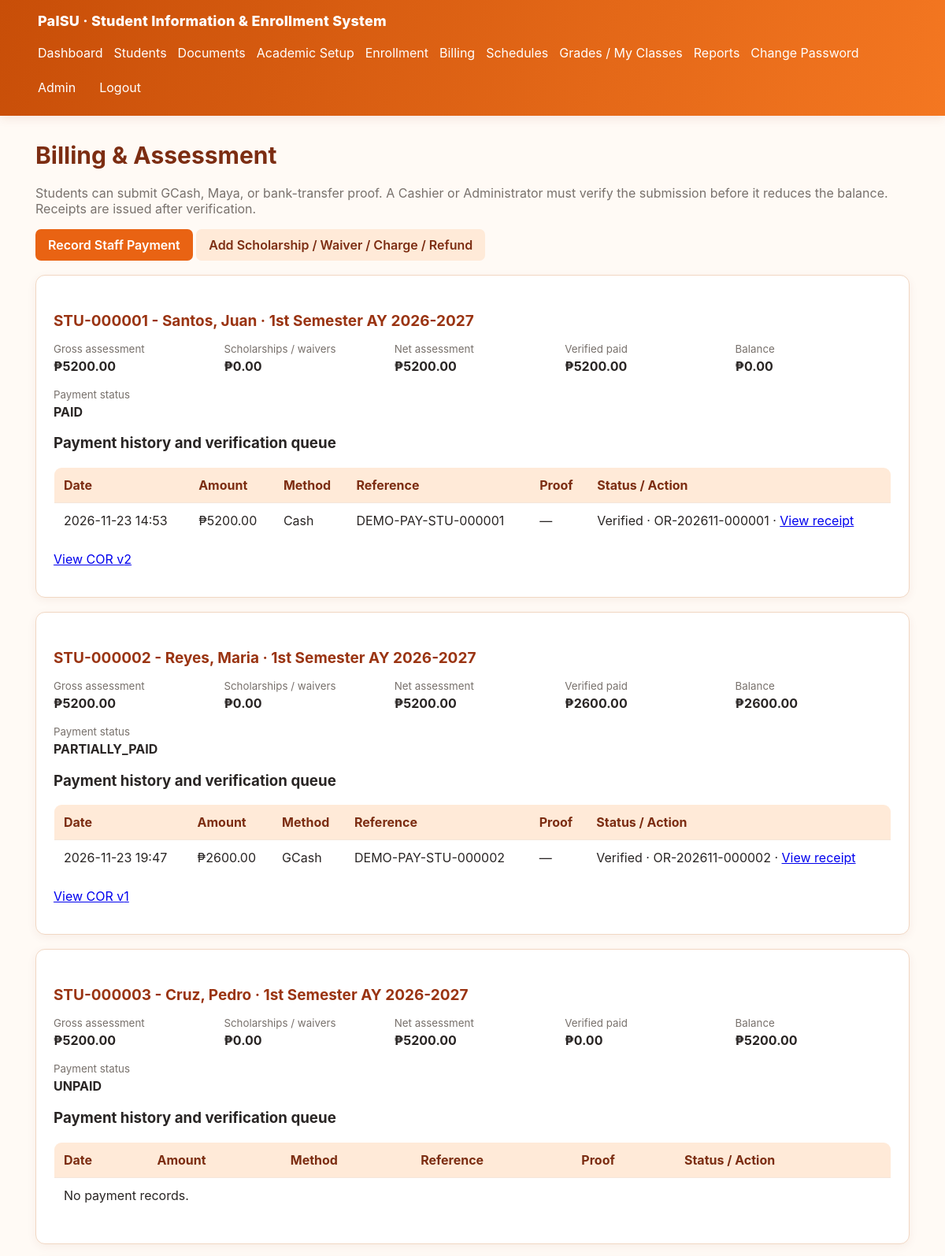
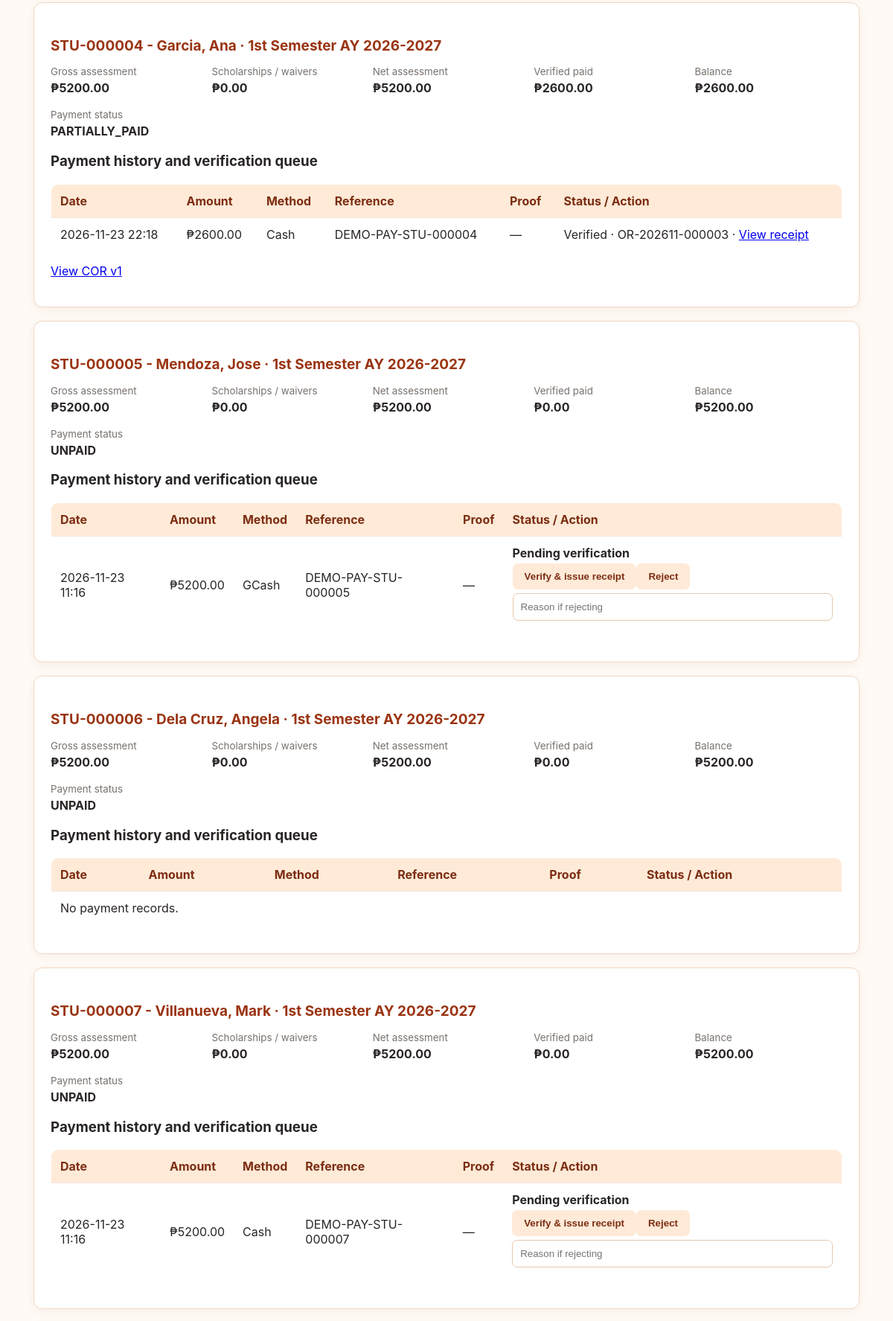
/billing/ (signed in, upper part), run on the app's committed database (2 pictures, top to bottom).
### core/models.py (models this page shows, shortened)
class Enrollment(models.Model):
    STATUS = [("PENDING","Pending"),("APPROVED","Approved"),("ENROLLED","Enrolled"),("REJECTED","Rejected")]
    TYPE = [("FRESHMAN","Freshman"),("REGULAR","Regular"),("IRREGULAR","Irregular"),("LATE","Late"),("TRANSFEREE","Transferee"),("SHIFTY","Shifty"),("RETURNING","Returning")]
    student = models.ForeignKey(Student, on_delete=models.PROTECT, related_name="enrollments")
    term = models.ForeignKey(SchoolTerm, on_delete=models.PROTECT)
    enrollment_type = models.CharField(max_length=15, choices=TYPE, default="REGULAR")
    status = models.CharField(max_length=10, choices=STATUS, default="PENDING")
    submitted_at = models.DateTimeField(auto_now_add=True)
    approved_by = models.ForeignKey(settings.AUTH_USER_MODEL, on_delete=models.SET_NULL, null=True, blank=True)
    class Meta:
        constraints = [models.UniqueConstraint(fields=["student","term"], name="one_enrollment_per_student_term")]

class Student(models.Model):
    GENDER = [("F","Female"),("M","Male"),("X","Prefer not to say")]
    user = models.OneToOneField(settings.AUTH_USER_MODEL, on_delete=models.SET_NULL, null=True, blank=True)
    student_id = models.CharField(max_length=20, unique=True, blank=True)
    first_name = models.CharField(max_length=80)
    middle_name = models.CharField(max_length=80, blank=True)
    last_name = models.CharField(max_length=80)
    birth_date = models.DateField(null=True, blank=True)
    gender = models.CharField(max_length=1, choices=GENDER, blank=True)
    email = models.EmailField(blank=True)
    phone = models.CharField(max_length=30, blank=True)
    address = models.TextField(blank=True)
    program = models.ForeignKey(Program, on_delete=models.PROTECT, related_name="students")
    year_level = models.PositiveSmallIntegerField(default=1)
    admission_category = models.CharField(max_length=20, default="REGULAR", choices=[("FRESHMAN","Freshman"),("TRANSFEREE","Transferee"),("RETURNING","Returning"),("SHIFTY","Shifty"),("REGULAR","Continuing Student")])
    enrollment_standing = models.CharField(max_length=20, default="REGULAR", choices=[("REGULAR","Regular"),("IRREGULAR","Irregular"),("PROBATIONARY","Probationary")])
    account_status = models.CharField(max_length=12, default="ACTIVE", choices=[("ACTIVE","Active"),("INACTIVE","Inactive"),("GRADUATED","Graduated")])
    must_change_password = models.BooleanField(default=False)
    created_at = models.DateTimeField(auto_now_add=True)
    def __str__(self): return f"{self.student_id} - {self.last_name}, {self.first_name}"

class SchoolTerm(models.Model):
    name = models.CharField(max_length=30)  # e.g. 1st Semester
    school_year = models.CharField(max_length=20)  # e.g. 2026-2027
    starts_on = models.DateField(null=True, blank=True)
    ends_on = models.DateField(null=True, blank=True)
    is_open = models.BooleanField(default=False)
    enrollment_opens = models.DateTimeField(null=True, blank=True)
    enrollment_closes = models.DateTimeField(null=True, blank=True)
    add_drop_opens = models.DateTimeField(null=True, blank=True)
    add_drop_closes = models.DateTimeField(null=True, blank=True)
    passing_grade = models.DecimalField(max_digits=4, decimal_places=2, default=Decimal("3.00"))
    minimum_units = models.DecimalField(max_digits=5, decimal_places=1, default=Decimal("0.0"))
    maximum_units = models.DecimalField(max_digits=5, decimal_places=1, default=Decimal("30.0"))
    class Meta:
        constraints = [models.UniqueConstraint(fields=["name","school_year"], name="unique_school_term")]
    def __str__(self): return f"{self.name} AY {self.school_year}"

class Payment(models.Model):
    VERIFICATION = [("PENDING","Pending"),("VERIFIED","Verified"),("REJECTED","Rejected")]
    METHOD = [("CASH","Cash"),("GCASH","GCash"),("MAYA","Maya"),("BANK","Bank Transfer"),("OTHER","Other")]
    enrollment = models.ForeignKey(Enrollment, on_delete=models.PROTECT, related_name="payments")
    amount = models.DecimalField(max_digits=10, decimal_places=2, validators=[MinValueValidator(Decimal("0.01"))])
    method = models.CharField(max_length=10, choices=METHOD)
    reference_no = models.CharField(max_length=100, blank=True)
    verification_status = models.CharField(max_length=10, choices=VERIFICATION, default="PENDING")
    verified_by = models.ForeignKey(settings.AUTH_USER_MODEL, on_delete=models.SET_NULL, null=True, blank=True, related_name="verified_payments")
    verified_at = models.DateTimeField(null=True, blank=True)
    recorded_by = models.ForeignKey(settings.AUTH_USER_MODEL, on_delete=models.PROTECT)
    proof_file = models.FileField(upload_to="payment_proofs/%Y/%m/", blank=True, null=True, validators=[validate_document_upload])
    receipt_number = models.CharField(max_length=40, blank=True, unique=True, null=True)
    rejection_reason = models.TextField(blank=True)
    paid_at = models.DateTimeField(auto_now_add=True)

class CORVersion(models.Model):
    enrollment = models.ForeignKey(Enrollment, on_delete=models.PROTECT, related_name="cor_versions")
    version = models.PositiveIntegerField()
    snapshot = models.JSONField(default=dict)
    reason = models.CharField(max_length=200, blank=True)
    issued_by = models.ForeignKey(settings.AUTH_USER_MODEL, on_delete=models.PROTECT)
    issued_at = models.DateTimeField(auto_now_add=True)
    class Meta:
        constraints = [models.UniqueConstraint(fields=["enrollment","version"], name="unique_cor_version")]
        ordering = ["-version"]

### core/views.py (the view)
# urls.py: path("billing/", views.billing_list, name="billing_list"),
@login_required
def billing_list(request):
    denied = guard(request, "billing")
    if denied:
        return denied
    enrollments = Enrollment.objects.select_related("student", "term")
    is_student = request.user.groups.filter(name="Student").exists()
    can_verify = request.user.is_superuser or request.user.groups.filter(name__in=["Administrator", "Cashier"]).exists()
    if is_student:
        enrollments = enrollments.filter(student__user=request.user)
    rows = []
    for e in enrollments.prefetch_related("payments", "cor_versions", "financial_adjustments"):
        totals = financial_totals(e)
        rows.append({"enrollment": e, "assessed": totals["assessment"], "gross_assessed": totals["gross_assessment"],
            "scholarships": totals["scholarships"], "refunds": totals["refunds"], "paid": totals["verified_payments"],
            "balance": totals["balance"], "payment_status": totals["payment_status"],
            "pending": e.payments.filter(verification_status="PENDING").order_by("-paid_at"),
            "verified_payments": e.payments.filter(verification_status="VERIFIED").order_by("-verified_at"),
            "rejected_payments": e.payments.filter(verification_status="REJECTED").order_by("-verified_at"),
            "adjustments": e.financial_adjustments.all(), "latest_cor": e.cor_versions.first()})
    return render(request, "core/billing_list.html", {"rows": rows, "can_verify": can_verify, "is_student": is_student})

### core/permissions.py (called while the page is built)
def can_access(user, module):
    if user.is_superuser: return True
    groups = set(user.groups.values_list("name", flat=True))
    return any(module in ROLE_GROUPS.get(g, set()) for g in groups)

### core/views.py (called while the page is built)
def guard(request, module):
    if not can_access(request.user, module):
        return HttpResponseForbidden("You do not have permission to access this module.")
    return None

### templates/core/billing_list.html (shortened to what this page needs)
{% extends "base.html" %}{% block content %}
<h1>Billing &amp; Assessment</h1>
<p class="muted">Students can submit GCash, Maya, or bank-transfer proof. A Cashier or Administrator must verify the submission before it reduces the balance. Receipts are issued after verification.</p>
<p>{% if can_verify %}<a class="button primary" href="{% url 'record_payment' %}">Record Staff Payment</a> <a class="button" href="{% url 'financial_adjustment_create' %}">Add Scholarship / Waiver / Charge / Refund</a>{% endif %}</p>
{% for r in rows %}
<section class="panel">
<h2>{{ r.enrollment.student }} · {{ r.enrollment.term }}</h2>
<div class="detail-grid">
<div><small>Gross assessment</small><strong>₱{{ r.gross_assessed|floatformat:2 }}</strong></div>
<div><small>Scholarships / waivers</small><strong>₱{{ r.scholarships|floatformat:2 }}</strong></div>
<div><small>Net assessment</small><strong>₱{{ r.assessed|floatformat:2 }}</strong></div>
<div><small>Verified paid</small><strong>₱{{ r.paid|floatformat:2 }}</strong></div>
<div><small>Balance</small><strong>₱{{ r.balance|floatformat:2 }}</strong></div>
<div><small>Payment status</small><strong>{{ r.payment_status }}</strong></div>
</div>
<h3>Payment history and verification queue</h3>
<table><tr><th>Date</th><th>Amount</th><th>Method</th><th>Reference</th><th>Proof</th><th>Status / Action</th></tr>
{% for payment in r.pending %}<tr><td>{{ payment.paid_at|date:"Y-m-d H:i" }}</td><td>₱{{ payment.amount|floatformat:2 }}</td><td>{{ payment.get_method_display }}</td><td>{{ payment.reference_no }}</td><td>{% if payment.proof_file %}<a href="{% url 'payment_proof_download' payment.pk %}">View proof</a>{% else %}—{% endif %}</td><td><strong>Pending verification</strong>{% if can_verify %}<form method="post" action="{% url 'payment_verify' payment.pk %}">{% csrf_token %}<button name="status" value="VERIFIED">Verify &amp; issue receipt</button><button name="status" value="REJECTED">Reject</button><input name="rejection_reason" placeholder="Reason if rejecting"></form>{% endif %}</td></tr>{% endfor %}
{% for payment in r.verified_payments %}<tr><td>{{ payment.verified_at|date:"Y-m-d H:i" }}</td><td>₱{{ payment.amount|floatformat:2 }}</td><td>{{ payment.get_method_display }}</td><td>{{ payment.reference_no }}</td><td>{% if payment.proof_file %}<a href="{% url 'payment_proof_download' payment.pk %}">View proof</a>{% else %}—{% endif %}</td><td>Verified · {{ payment.receipt_number }} · <a href="{% url 'payment_receipt' payment.pk %}">View receipt</a></td></tr>{% endfor %}
{% if not r.pending and not r.verified_payments and not r.rejected_payments %}<tr><td colspan="6">No payment records.</td></tr>{% endif %}</table>
{% if r.latest_cor %}<p><a href="{% url 'cor_print' r.enrollment.pk r.latest_cor.version %}">View COR v{{ r.latest_cor.version }}</a></p>{% endif %}
</section>
{% empty %}<section class="panel">No billing records.</section>{% endfor %}
{% endblock %}

### static/css/style.css (style rules this page uses)
:root { font-family:Inter,Segoe UI,Arial,sans-serif;color:#292524;background:#fffaf5;--orange:#f47721;--orange-dark:#c84e08;--orange-deep:#9a3412;--orange-pale:#fff0e2;--line:#f1d7c3;--muted:#78716c }
* { box-sizing:border-box }
body { margin:0;background:#fffaf5 }
h1 { font-size:30px;margin:0 0 20px;color:#7c2d12 }
h2 { font-size:19px;margin-top:24px;color:#9a3412 }
.card,.panel { background:white;border:1px solid var(--line);border-radius:12px;padding:22px;box-shadow:0 3px 12px #7c2d1210 }
table { width:100%;border-collapse:collapse;background:white;border-radius:10px;overflow:hidden;margin:16px 0;border:1px solid var(--line) }
th,td { text-align:left;padding:12px;border-bottom:1px solid #f4e6da }
th { background:#ffead8;color:#7c2d12 }
input,select,textarea { width:100%;padding:10px;border:1px solid #e7c8ae;border-radius:7px;margin-top:5px;background:#fff }
button,.button { display:inline-block;padding:10px 16px;border-radius:7px;background:#ffead8;color:#7c2d12;text-decoration:none;border:0;cursor:pointer;font-weight:600 }
.primary { background:#e96313;color:white }
.muted { color:var(--muted) }
.detail-grid { display:grid;grid-template-columns:repeat(auto-fit,minmax(190px,1fr));gap:18px }
.detail-grid small { display:block;color:var(--muted) }
.detail-grid strong { display:block;margin-top:4px }
.panel { margin:18px 0;overflow-x:auto }
table { min-width:680px }
td form { margin:4px 0 }
td input,td select { min-width:150px }

### data on the page
Enrollment: enrollment.student "STU-000001 - Santos, Juan", enrollment.term "1st Semester AY 2026-2027"
Payment: verified_at "2026-11-23 14:53", amount "5200.00", method "Cash", reference_no "DEMO-PAY-STU-000001", receipt_number "OR-202611-000001"
CORVersion: latest_cor.version "2"
Enrollment: enrollment.student "STU-000002 - Reyes, Maria", enrollment.term "1st Semester AY 2026-2027"
Payment: verified_at "2026-11-23 19:47", amount "2600.00", method "GCash", reference_no "DEMO-PAY-STU-000002", receipt_number "OR-202611-000002"
CORVersion: latest_cor.version "1"
Enrollment: enrollment.student "STU-000003 - Cruz, Pedro", enrollment.term "1st Semester AY 2026-2027"
Enrollment: enrollment.student "STU-000004 - Garcia, Ana", enrollment.term "1st Semester AY 2026-2027"
Payment: verified_at "2026-11-23 22:18", amount "2600.00", method "Cash", reference_no "DEMO-PAY-STU-000004", receipt_number "OR-202611-000003"
CORVersion: latest_cor.version "1"
Enrollment: enrollment.student "STU-000005 - Mendoza, Jose", enrollment.term "1st Semester AY 2026-2027"
Payment: paid_at "2026-11-23 11:16", amount "5200.00", method "GCash", reference_no "DEMO-PAY-STU-000005"
Enrollment: enrollment.student "STU-000006 - Dela Cruz, Angela", enrollment.term "1st Semester AY 2026-2027"
Enrollment: enrollment.student "STU-000007 - Villanueva, Mark", enrollment.term "1st Semester AY 2026-2027"
Payment: paid_at "2026-11-23 11:16", amount "5200.00", method "Cash", reference_no "DEMO-PAY-STU-000007"

### other printed values
{{ r.gross_assessed|floatformat:2 }} "5200.00" "5200.00" "5200.00" "5200.00" "5200.00" "5200.00" "5200.00"
{{ r.scholarships|floatformat:2 }} "0.00" "0.00" "0.00" "0.00" "0.00" "0.00" "0.00"
{{ r.assessed|floatformat:2 }} "5200.00" "5200.00" "5200.00" "5200.00" "5200.00" "5200.00" "5200.00"
{{ r.paid|floatformat:2 }} "5200.00" "2600.00" "0.00" "2600.00" "0.00" "0.00" "0.00"
{{ r.balance|floatformat:2 }} "0.00" "2600.00" "5200.00" "2600.00" "5200.00" "5200.00" "5200.00"
{{ r.payment_status }} "PAID" "PARTIALLY_PAID" "UNPAID" "PARTIALLY_PAID" "UNPAID" "UNPAID" "UNPAID"
